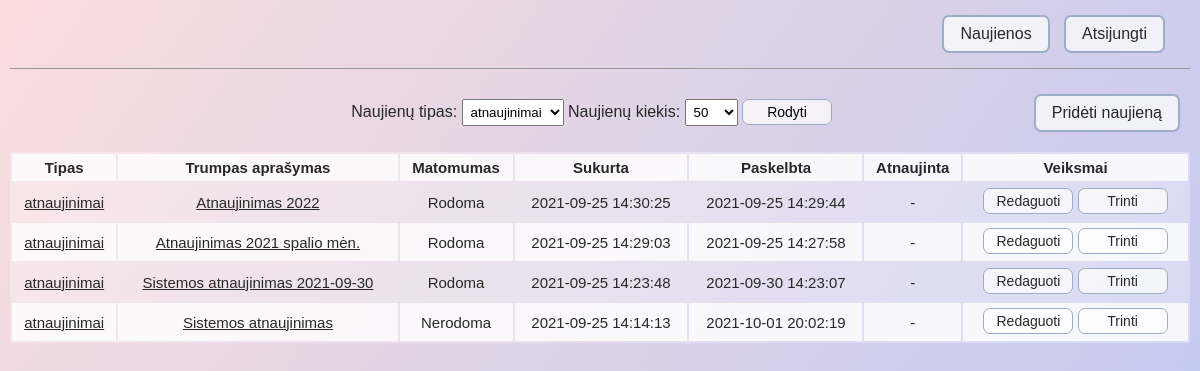
The app's page /admin.php?type=3 (signed in) with its own data.
### tables this page shows
CREATE TABLE `news` (
  `id` int(11) NOT NULL,
  `short` varchar(100) NOT NULL,
  `full` text NOT NULL,
  `visible` tinyint(1) NOT NULL,
  `type` int(11) NOT NULL,
  `created_at` datetime NOT NULL,
  `updated_at` datetime DEFAULT NULL,
  `visible_at` datetime NOT NULL
);

CREATE TABLE `news_type` (
  `id` int(11) NOT NULL,
  `type` varchar(100) NOT NULL
);

### includes/classes/News.php (called while the page is built, shortened)
<?php
class News {
    private $id;
    private $short;
    private $visible;
    private $type;
    private $typeName;
    private $created_at;
    private $updated_at;
    private $visible_at;
    public function __construct($con, $id) {
        $this->con = $con;
        $this->id = $id;
        $query = $this->con->prepare('SELECT news.*, news_type.type as typeName
                            FROM news JOIN news_type
                            WHERE news.type=news_type.id AND news.id=:id');
        $query->execute(array(':id' => $this->id));
        $newsData = $query->fetch(PDO::FETCH_ASSOC);
        $this->short = $newsData['short'];
        $this->visible = $newsData['visible'];
        $this->type = $newsData['type'];
        $this->typeName = $newsData['typeName'];
        $this->created_at = $newsData['created_at'];
        $this->updated_at = $newsData['updated_at'];
        $this->visible_at = $newsData['visible_at'];
    }
    public function getId() {
        return $this->id;
    }
    public function getShort() {
        return $this->short;
    }
    public function getVisible() {
        return $this->visible;
    }
    public function getType() {
        return $this->type;
    }
    public function getTypeName() {
        return $this->typeName;
    }
    public function getCreatedAt() {
        return $this->created_at;
    }
    public function getUpdatedAt() {
        return $this->updated_at;
    }
    public function getVisibleAt() {
        return $this->visible_at;
    }
}
?>

### includes/pages/showAllNews.php (the view, shortened to what this page needs)
<?php
    $limit = isset($_GET['limit']) ? (int)$_GET['limit'] : $DEFAULT_LIMIT;
    $type = isset($_GET['type']) ? $_GET['type'] : '';
    showFilter($con, $DEFAULT_LIMIT_STEPS, $type, $limit);
    $results = getNews($con, $type, $limit);
    if(sizeof($results)) {
        echo '
            <table>
                <tr>
                    <th>Tipas</th>
                    <th>Trumpas aprašymas</th>
                    <th>Matomumas</th>
                    <th>Sukurta</th>
                    <th>Paskelbta</th>
                    <th>Atnaujinta</th>
                    <th>Veiksmai</th>
                </tr>';
        foreach($results as $result) {
            $visible = $result->getVisible() ? 'Rodoma' : 'Nerodoma';
            $updated_at = $result->getUpdatedAt() ? $result->getUpdatedAt() : '-';
            echo '
                <tr>
                    <td><a href="admin.php?type='.$result->getType() .'">'. $result->getTypeName() .'</a></td>
                    <td><a href="admin.php?show&id='. $result->getId()  .'">'. $result->getShort()  .'</a></td>
                    <td>'. $visible .'</td>
                    <td>'. $result->getCreatedAt() .'</td>
                    <td>'. $result->getVisibleAt() .'</td>
                    <td>'. $updated_at .'</td>
                    <td>
                        <a href="admin.php?edit&id='. $result->getId()  .'" class="smallButton">Redaguoti</a>
                        <a href="admin.php?delete&id='. $result->getId()  .'" class="smallButton">Trinti</a>
                    </td>
                </tr>';
        }
        echo '</table>';
    } else {
        echo 'Naujienų nėra.';
    }
?>
<?php
    function getNews($con, $type='', $limit='') {
        $sql = 'SELECT * FROM news ';
        $sql .= $type != '' ? ' WHERE type=:type ' : '';
        $sql .= 'ORDER BY created_at DESC LIMIT :lim';
        $query = $con->prepare($sql);
        if($type != '') {
            $query->bindParam(':type', $type);
        }
        $query->bindParam(':lim', $limit, PDO::PARAM_INT);
        $query->execute();
        $results = array();
        while($row = $query->fetch(PDO::FETCH_ASSOC)) {
            array_push($results, new News($con, $row['id']));
        }
        return $results;
    }
    function showFilter($con, $limitSteps, $type='', $limit='') {
        $query = $con->prepare('SELECT * FROM news_type');
        $query->execute();
        if(!empty($_SESSION['user'])) {
            $newNewsButton = '<a href="admin.php?add" class="button">Pridėti naujieną</a>';
        } else {
            $newNewsButton = '';
        }
        ?>
        <div class="formContainer">
            <form method="GET" action="" class="filter">
                <label for="type">Naujienų tipas:</label>
                <select name="type">
                    <?php
                        while($row = $query->fetch(PDO::FETCH_ASSOC)) {
                            $selected = '';
                            if($row['id'] == $type) {
                                $selected = ' selected';
                            }
                            echo "<option value='".$row['id']."'$selected>".$row['type']."</option>";
                        }
                    ?>
                </select>
                <label for="limit">Naujienų kiekis:</label>
                <select name="limit" >
                    <?php
                        foreach($limitSteps as $step) {
                            $selected = '';
                            if($step == $limit) {
                                $selected = ' selected';
                            }
                            echo "<option value='".$step."'$selected>".$step."</option>";
                        }
                    ?>
                </select>
                <input type="submit" name="filter" class="smallButton" value="Rodyti">
            </form>
            <?php echo $newNewsButton; ?>
        </div>
    <?php
    }
?>

### includes/css/style.css (style rules this page uses)
* { box-sizing: border-box; }
a { color: #282828; }
body { color: #282828; font-family: 'Trebuchet MS', 'Lucida Sans Unicode', 'Lucida Grande', 'Lucida Sans', Arial, sans-serif; margin: 0; min-height: 100vh; height: 100%; display: flex; justify-content: center; background: linear-gradient(125deg, #fadddd, #bac6f3); }
.button, .smallButton { text-align: center; display: inline-block; font-size: 16px; background-color: rgba(255, 255, 255, 0.719); padding: 8px 16px; cursor: pointer; border: 2px solid #9dacc7; border-radius: 7px; text-decoration: none; }
.smallButton { width: 90px; margin-bottom: 2px; font-size: 14px; padding: 4px 10px; border: 1px solid #9dacc7; }
.formContainer { padding: 0 10px; display: flex; flex-direction: row; align-items: center; justify-content: space-between; }
form.filter { width: 70%; text-align: right; }
.mainContainer .content, .mainContainer table { width: 100%; text-align: center; }
.mainContainer table { margin-top: 20px; background-color: rgba(255, 255, 255, 0.3); font-size: 15px; }
.mainContainer table td, .mainContainer table th { padding: 5px 5px; }
.mainContainer table tr:nth-of-type(2n-1) { background-color: rgba(255, 255, 255, 0.774); }
select { padding: 4px; }

### records on screen
news: news_type.type "atnaujinimai", short "Atnaujinimas 2022", visible "Rodoma", created_at "2021-09-25 14:30:25", visible_at "2021-09-25 14:29:44", updated_at "-"
news: news_type.type "atnaujinimai", short "Atnaujinimas 2021 spalio mėn.", visible "Rodoma", created_at "2021-09-25 14:29:03", visible_at "2021-09-25 14:27:58", updated_at "-"
news: news_type.type "atnaujinimai", short "Sistemos atnaujinimas 2021-09-30", visible "Rodoma", created_at "2021-09-25 14:23:48", visible_at "2021-09-30 14:23:07", updated_at "-"
news: news_type.type "atnaujinimai", short "Sistemos atnaujinimas", visible "Nerodoma", created_at "2021-09-25 14:14:13", visible_at "2021-10-01 20:02:19", updated_at "-"

### other values on screen
form field type "atnaujinimai"
form field limit "50"
